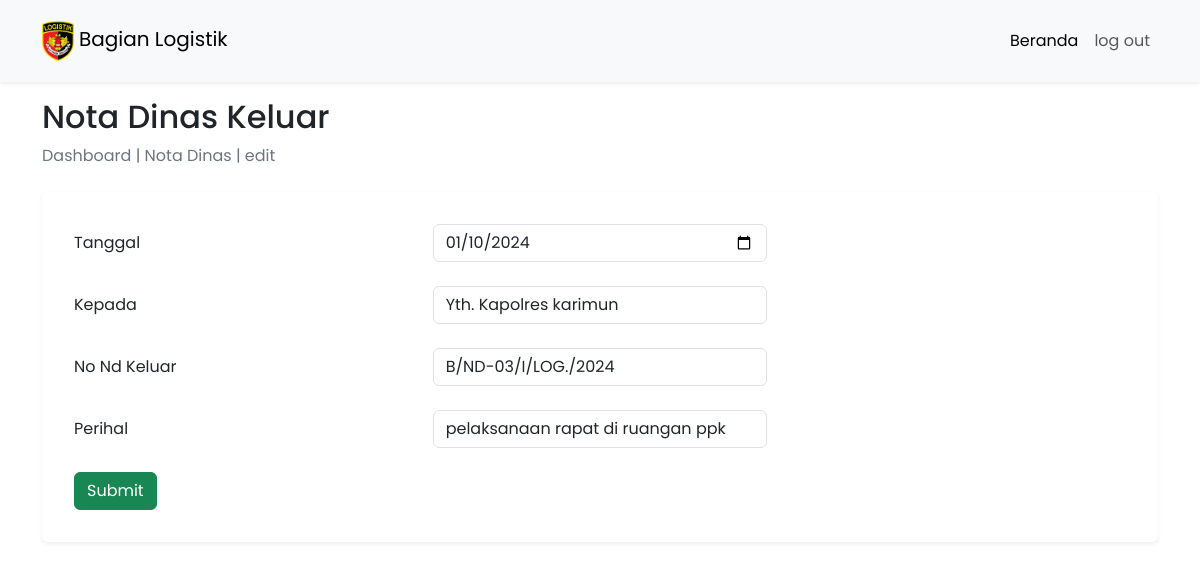
The app's page /ubah.php?id=48 (signed in) with its own data.
### tables this page shows
CREATE TABLE `mahasiswa` (
  `id` int(11) NOT NULL,
  `kepada` varchar(100) DEFAULT NULL,
  `perihal` char(250) DEFAULT NULL,
  `no_ndkeluar` varchar(100) DEFAULT NULL,
  `tanggal` varchar(100) DEFAULT NULL
);

### functions.php (called while the page is built, shortened)
<?php
$conn = mysqli_connect("localhost", "root", "", "web_notadinas");
function query($query)
{
    global $conn;
    $result = mysqli_query($conn, $query);
    $rows = [];
    while ($row = mysqli_fetch_assoc($result)) {
        $rows[] = $row;
    }
    return $rows;
}

### ubah.php (the view, shortened to what this page needs)
<?php
require 'functions.php';
$id  = $_GET["id"];
$mhs = query("SELECT * FROM mahasiswa WHERE id = $id")[0];
?>
<!DOCTYPE html>
<html lang="en">
<head>
    <link href="https://cdn.jsdelivr.net/npm/bootstrap@5.3.2/dist/css/bootstrap.min.css" rel="stylesheet">
    <link rel="stylesheet" href="css/ubah.css">
    <link rel="stylesheet" href="https://cdn.jsdelivr.net/npm/bootstrap-icons@1.11.2/font/bootstrap-icons.min.css">
</head>
<body>
    <nav class="navbar navbar-expand-lg navbar-light bg-light shadow-sm p-3 mb-3">
        <div class="container">
            <a class="navbar-brand" href="#">
                <img src="img/logo.png" alt="Logo" height="40">
                Bagian Logistik
            </a>
            <div class="collapse navbar-collapse justify-content-end" id="navbarNav">
                <ul class="navbar-nav">
                    <li class="nav-item">
                        <a class="nav-link active" aria-current="page" href="index.php">Beranda</a>
                    </li>
                    <li class="nav-item">
                        <a class="nav-link" href="logout.php">log out</a>
                    </li>
                </ul>
            </div>
        </div>
    </nav>
    <section>
        <div class="container mb-4">
            <h2>Nota Dinas Keluar</h2>
            <p class="text-secondary">Dashboard | Nota Dinas | edit</p>
        </div>
    </section>
    <section>
        <div class="container">
            <div class="card p-3 shadow-sm">
                <div class="card-body">
                    <div class="row">
                        <div class="col-md-8">
                            <form action="" method="post" enctype="multipart/form-data">
                                <div class="mb-4 row">
                                    <label for="tanggal" class="col-sm-6 col-form-label">Tanggal</label>
                                    <div class="col-sm-6">
                                        <input type="date" class="form-control" id="tanggal" name="tanggal" required value="<?= $mhs['tanggal']; ?>">
                                    </div>
                                </div>
                                <div class="mb-4 row">
                                    <label for="kepada" class="col-sm-6 col-form-label">Kepada</label>
                                    <div class="col-sm-6">
                                        <input type="text" class="form-control" id="kepada" name="kepada" required value="<?= $mhs['kepada']; ?>">
                                    </div>
                                </div>
                                <div class="mb-4 row">
                                    <label for="no_ndkeluar" class="col-sm-6 col-form-label">No Nd Keluar</label>
                                    <div class="col-sm-6">
                                        <input type="text" class="form-control" id="no_ndkeluar" name="no_ndkeluar" required value="<?= $mhs['no_ndkeluar']; ?>">
                                    </div>
                                </div>
                                <div class="mb-4 row">
                                    <label for="perihal" class="col-sm-6 col-form-label">Perihal</label>
                                    <div class="col-sm-6">
                                        <input type="text" class="form-control" id="perihal" name="perihal" required value="<?= $mhs['perihal']; ?>">
                                    </div>
                                </div>
                                <button class="btn btn-success text-end d-flex" type="submit" name="submit">Submit</button>
                            </form>
                        </div>
                    </div>
                </div>
            </div>
        </div>
    </section>
</body>
</html>

### css/ubah.css (style rules this page uses)
* { font-family: 'Poppins', sans-serif; }
.card { border: none; }

### records on screen
mahasiswa: tanggal "01/10/2024", kepada "Yth. Kapolres karimun", no_ndkeluar "B/ND-03/I/LOG./2024", perihal "pelaksanaan rapat di ruangan ppk"
